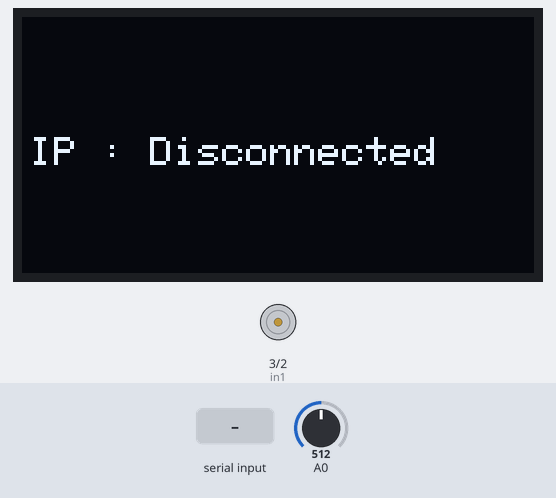
The sketch below on a simulated Arduino Uno, built with avr-gcc and run on an emulated ATmega328P. Shown: 128×64 one-colour display, motor-driver pin pairs drawn as motors (green arrow = first pin HIGH = forward, orange = second pin HIGH = backward, longer = more drive, scaled by the enable pin). The inputs (shaded band) are chosen by the test bench; at power-on: A0 = 512.

Above: at 1.2 s.
1.3 s: "1\n" received over Serial
At 2.6 s:
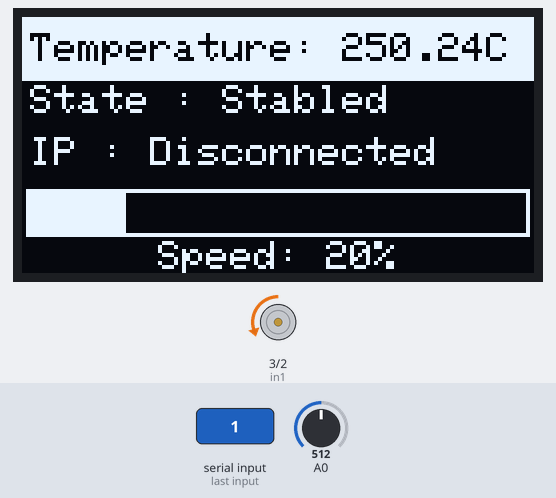
3.2 s: "0\n" received over Serial
At 4.4 s:
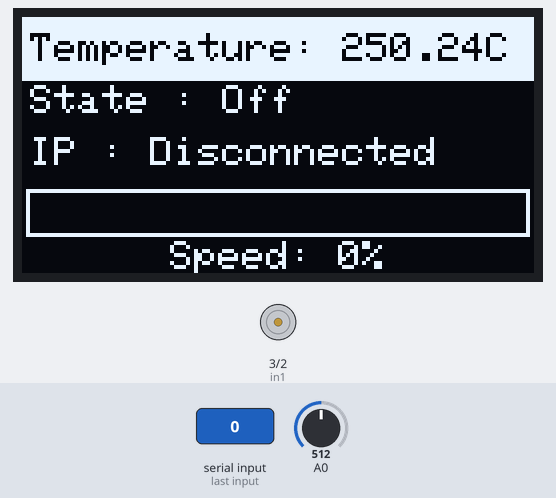
4.7 s: "IP:\n" received over Serial
At 5.5 s:
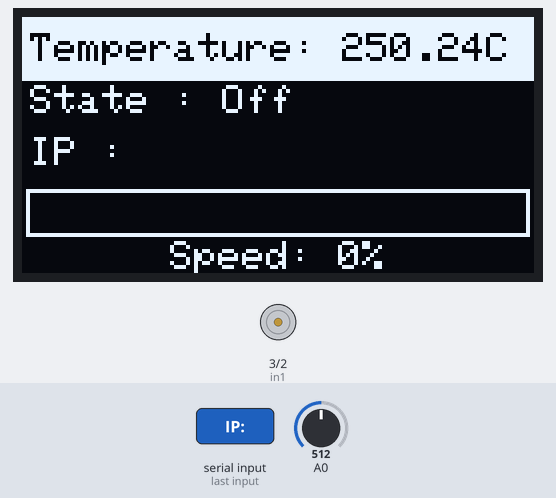
6.3 s: "2\n" received over Serial
At 7.8 s:
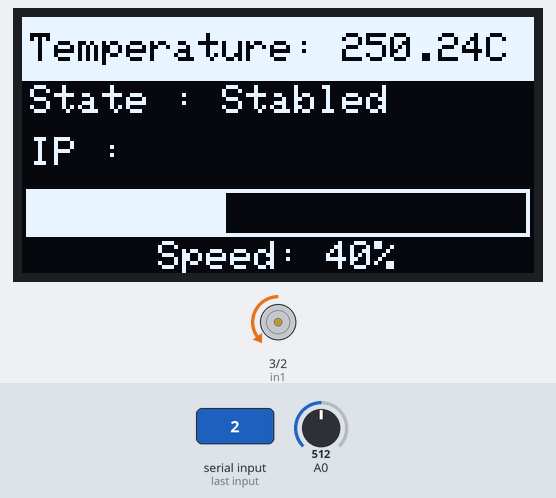
8.2 s: "1\n" received over Serial
At 9.8 s:
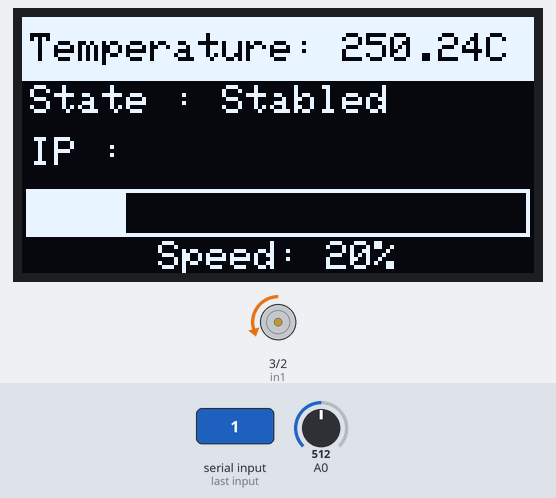
10.1 s: "4\n" received over Serial
At 11.1 s:
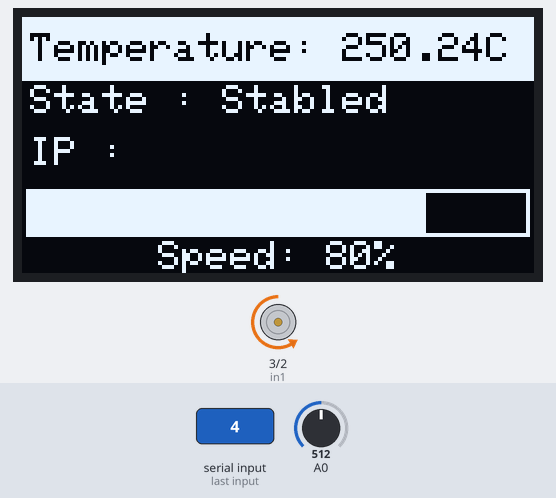
Timing chart, 0 to 13.0 s (numbered marks = the images above; inputs shaded):
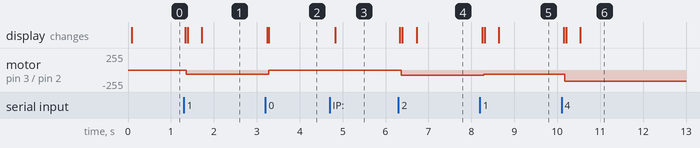

Measured:
- after the input at 1.3 s, motor on pin 3 (in1) / pin 2 (in2): stopped → backward 60/255 after 0.06 s; the display: first changes at once (image 1 shows a later state)
- after the input at 3.2 s, motor on pin 3 (in1) / pin 2 (in2): backward 60/255 → stopped after 0.08 s; the display: first changes after 0.05 s (image 2 shows a later state)
- after the input at 4.7 s, the display: changes after 0.13 s (image 3)
- after the input at 6.3 s, motor on pin 3 (in1) / pin 2 (in2): stopped → backward 80/255 after 0.07 s; the display: first changes at once (image 4 shows a later state)
- after the input at 8.2 s, motor on pin 3 (in1) / pin 2 (in2): backward 80/255 → backward 60/255 after 0.09 s; the display: first changes after 0.06 s (image 5 shows a later state)
- after the input at 10.1 s, motor on pin 3 (in1) / pin 2 (in2): backward 60/255 → backward 170/255 after 0.08 s; the display: first changes after 0.05 s (image 6 shows a later state)

The sketch:

UnoCode.ino
```cpp
#include <SPI.h>
#include <Wire.h>
#include <Adafruit_GFX.h>
#include <Adafruit_SSD1306.h>

#define SCREEN_WIDTH 128  // OLED display width, in pixels
#define SCREEN_HEIGHT 64  // OLED display height, in pixels

// Declaration for SSD1306 display connected using software SPI (default case):
#define OLED_MOSI 9
#define OLED_CLK 10
#define OLED_DC 11
#define OLED_CS 12
#define OLED_RESET 13

Adafruit_SSD1306 display(SCREEN_WIDTH, SCREEN_HEIGHT, OLED_MOSI, OLED_CLK, OLED_DC, OLED_RESET, OLED_CS);

int old_speed = 0;
int new_speed = 0;
float temp = 0;
String speedType = "";
String incomingData = "";

// Motor output
int enA = 5;
int in1 = 3;
int in2 = 2;
int rate[6] = { 0, 60, 80, 125, 170, 225 };

String ip = "Disconnected";
String receivedIP = "";
boolean receivingIP = false;

const int ledPin = 13;  // LED connected to digital pin 13

void setup() {
  Serial.begin(9600);       // Initialize serial communication
  pinMode(ledPin, OUTPUT);  // Set the LED pin as an output
  pinMode(enA, OUTPUT);
  pinMode(in1, OUTPUT);
  pinMode(in2, OUTPUT);

  // SSD1306_SWITCHCAPVCC = generate display voltage from 3.3V internally
  if (!display.begin(SSD1306_SWITCHCAPVCC, OLED_RESET)) {
    Serial.println("SSD1306 allocation failed");
    for (;;)
      ;  // Don't proceed, loop forever
  }
  display.clearDisplay();
  display.setTextSize(1);               // Normal 1:1 pixel scale
  display.setTextColor(SSD1306_WHITE);  // Draw white text
  display.setCursor(0, 0);              // Start at top-left corner
  display.display();
}

void moveClockwise(int spd) {
  digitalWrite(in1, LOW);
  digitalWrite(in2, HIGH);
  analogWrite(enA, rate[spd]);
}

void loop() {
  showIPText(ip);
  if (Serial.available() > 0) {
    incomingData = Serial.readStringUntil('\n');
    if (incomingData.startsWith("IP:")) {
      ip = incomingData.substring(4);
    } else {
      char received = incomingData.charAt(0);  // Data from Python file
      switch (received) {
        case '0':
          new_speed = 0;
          break;
        case '1':
          new_speed = 1;
          break;
        case '2':
          new_speed = 2;
          break;
        case '3':
          new_speed = 3;
          break;
        case '4':
          new_speed = 4;
          break;
        case '5':
          new_speed = 5;
          break;
      }
      if (new_speed != old_speed) {
        showText(new_speed);
        old_speed = new_speed;
        moveClockwise(new_speed);
      }
    }
    showTempText();
    // showIPText(ip);
    showText(new_speed);
  }
}

void showTempText() {
  getTemp();
  display.fillRect(0, 0, SCREEN_WIDTH, 16, WHITE);  // Draw a white rectangle as the yellow line equivalent
  display.setTextColor(BLACK);                      // Draw black text on white background
  display.setCursor(2, 4);                          // xpos, ypos
  display.println("Temperature: " + String(temp) + "C");
  display.display();  // Must run this method to display
}

// Get temperature using temp sensor
void getTemp() {
  int sensorValue = analogRead(A0);
  float voltage = sensorValue * (5.0 / 1023.0);
  temp = voltage * 100;
}

void showText(int speed) {
  display.fillRect(0, 17, SCREEN_WIDTH, 13, BLACK);  // Draw a black rectangle to clear the previous text area
  display.setTextColor(WHITE);                       // Draw white text
  display.setCursor(2, 17);

  if (new_speed > 0) {  // xpos, ypos
    if (new_speed > old_speed) {
      speedType = "Increased";
    } else if (old_speed == new_speed) {
      delay(300);
      speedType = "Stabled";
    } else {
      speedType = "Decreasing";
    }
  } else {
    speedType = "Off";
  }

  display.println("State : " + speedType);
  display.display();  // Must run this method to display

  int sp = speed * 20;
  // showIPText(ip);
  loader(sp);
}

void showIPText(String ip) {
  display.fillRect(0, 30, SCREEN_WIDTH, 10, BLACK);  // Draw a black rectangle to clear the previous text area
  display.setTextColor(WHITE);                       // Draw white text
  display.setCursor(2, 30);

  display.println("IP : " + ip);
  display.display();  // Must run this method to display
}

void loader(int progress) {
  // Clear the display buffer except for the temperature and speed sections
  display.fillRect(0, 40, SCREEN_WIDTH, SCREEN_HEIGHT - 33, BLACK);

  // Calculate progress bar dimensions
  int barWidth = SCREEN_WIDTH - 4;
  int barHeight = 10;
  int xPos = 2;
  int yPos = ((SCREEN_HEIGHT - barHeight) / 2 + 16) + 1;  // Adjusted to fit below the speed section and move up by 7 pixels

  // Draw the outline of the progress bar
  display.drawRect(xPos - 1, yPos - 1, barWidth + 2, barHeight + 2, SSD1306_WHITE);

  // Calculate the filled bar width based on progress
  int filledWidth = map(progress, 0, 100, 0, barWidth);
  display.fillRect(xPos, yPos, filledWidth, barHeight, SSD1306_WHITE);

  // Print the percentage text centered
  String progressText = "Speed: " + String(progress) + "%";
  int16_t x1, y1;
  uint16_t w, h;
  display.getTextBounds(progressText, 0, yPos + barHeight + 2, &x1, &y1, &w, &h);  // Adjusted text position by moving up 7 pixels
  display.setCursor((SCREEN_WIDTH - w) / 2, yPos + barHeight + 2);                 // Center horizontally and move up by 7 pixels
  display.print(progressText);

  // Update the display with the new content
  display.display();
}
```
